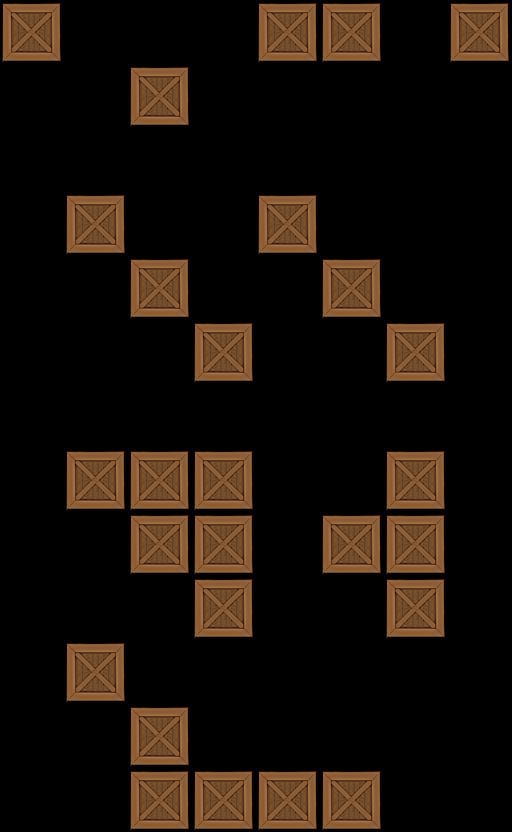

Rendered tile map (Tiled .tmx) drawn with the repository's tilesets; below, a short description and the map source with its tile grids summarised:
An orthogonal 8x13 tile map with 64x64 px tiles, 1 tile layer (Tile Layer 1).

<map version="1.0" orientation="orthogonal" width="8" height="13" tilewidth="64" tileheight="64">
 <tileset firstgid="1" name="crate" tilewidth="64" tileheight="64">
  <image source="../../crate2.png" width="64" height="64" />
 </tileset>
 <layer name="Tile Layer 1" width="8" height="13">
  <data>[104 cells, 27 non-empty, 1 distinct tile ids]</data>
 </layer>
</map>
